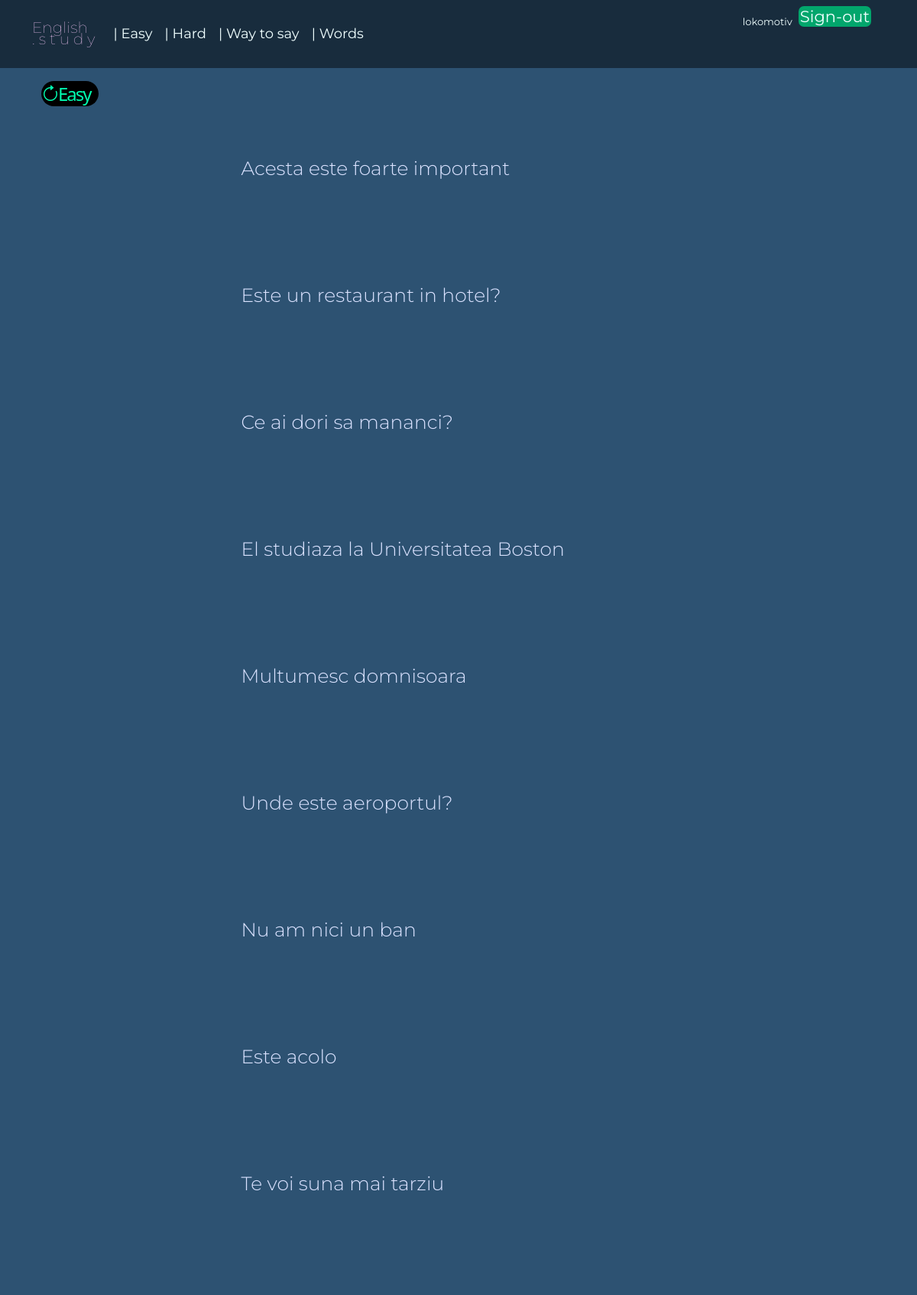
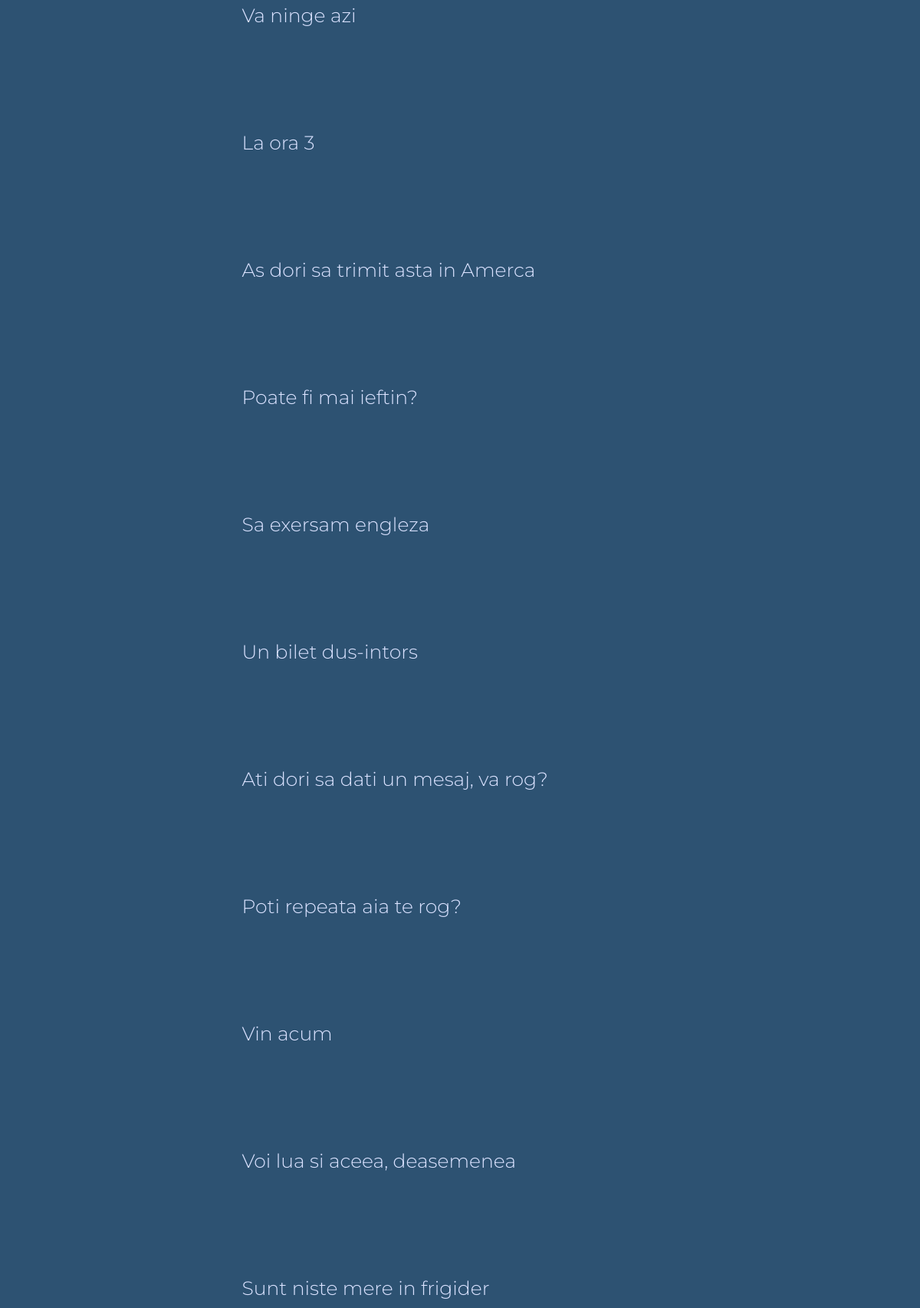
/article_easy/ (signed in, upper part), run on the app's committed database (2 pictures, top to bottom).
### agency/models.py (models this page shows)
class RomEngExp(models.Model):
    romex = models.CharField(max_length=100)
    engex = models.CharField(max_length=100)
    def __str__(self):
        s = ''.join(char for char in self.romex if char.isalnum())
        return s

### agency/views.py (the view)
# urls.py: path('article_easy/', ArticleEasyView.as_view(), name='article_easy'),
class ArticleEasyView(ListView):
    model = RomEngExp
    template_name = 'agency/article_easy.html'
    def get_context_data(self, **kwargs):
        context = super().get_context_data(**kwargs)
        context['exp_list_2'] = RomEngExp.objects.all().order_by("?")[:50]
        return context

### agency/templates/agency/article_easy.html (shortened to what this page needs)
{% extends 'base.html' %}
{% block content %}
    <div class="container-lg mt-3">
      <div class="row justify-content-lg-center">
      <div class="row sticky">
          <div class="btn-group" role="group" aria-label="Basic example">
                  <a href="{% url 'article_easy' %}" class="sticky"><i class="bi bi-arrow-clockwise" style="font-size: x-large">Easy</i></a>
          </div>
      </div>
            {% for exp in exp_list_2 %}
            <div class="col-lg-7 my-3 p-5">
                <h4 id="{{ exp.pk }}" style="color: #dae2ff">{{ exp.romex|capfirst }}</h4>
            </div>
            {% endfor %}
      </div>
      </div>
{% endblock %}

### templates/base.html (shortened to what this page needs)
{% load i18n %}
{% load socialaccount %}
<!DOCTYPE html>
<html lang="en">
<head>
    <link rel="stylesheet" href="https://cdn.jsdelivr.net/npm/bootstrap-icons@1.9.1/font/bootstrap-icons.css">
    <link rel="stylesheet" href="https://cdn.jsdelivr.net/npm/bootstrap@5.1.3/dist/css/bootstrap.min.css">
  <link rel="stylesheet" href="https://cdnjs.cloudflare.com/ajax/libs/jquery-datetimepicker/2.5.20/jquery.datetimepicker.min.css" />
</head>
<body>
    <nav class="navbar navbar-expand-lg" style="background-color: rgb(24,44,61)">
   <div class="container-lg">
       <h6><a class="navbar-nav sigla" href="{% url 'home' %}">English<br> . s t u d y</a></h6>
    <div class="offcanvas offcanvas-end" tabindex="-1" id="offcanvasNavbar" aria-labelledby="offcanvasNavbarLabel">
      <div class="offcanvas-body" style="background-color: rgb(24,44,61)">
          <ul class="navbar-nav p-3">
              <li class="nav-item">
            <a style="color: azure" class="nav-link" href="{% url 'article_easy' %}"> | Easy</a>
          </li>
              <li class="nav-item">
            <a style="color: azure" class="nav-link" href="{% url 'articles' %}"> | Hard</a>
          </li>
              <li class="nav-item">
            <a style="color: azure" class="nav-link" href="{% url 'waytosay' %}"> | Way to say</a>
          </li>
              <li class="nav-item">
            <a style="color: azure" class="nav-link" href="{% url 'verbs' %}"> | Words</a>
          </li>
          </ul>
        <ul class="navbar-nav justify-content-end flex-grow-1 pe-3">
            {% if user.is_authenticated %}
          <li>
            <a style="color: azure; font-size: small" class="nav-link active" aria-current="page" href="#">{{ user.username }}</a>
          </li>
                <form method="post" action="{% url 'account_logout' %}">
                <button type="submit" class="button-menu">Sign-out</button>
                </form>
            {% endif %}
        </ul>
      </div>
    </div>
  </div>
   </nav>
{% block content %}
{% endblock %}
</body>
</html>

### templates/base.html (style rules this page uses)
p, ul, li, label { font-family: Montserrat, sans-serif; color: azure; font-size: large; line-height: 25px; }
i { color: #01fcb0; border-radius: 50px; background: black; padding: 0 10px 0 0; font-style: normal; letter-spacing: -2px; }
h6 { font-family: Kanit, sans-serif; font-weight: lighter; font-size: x-large; color: #bbccdd; }
.sigla { font-stretch: condensed; color: #ffcdfe; font-family: Montserrat, sans-serif; position: relative; top: 3px; font-size: smaller; line-height: 15px; }
h4 { font-family: Montserrat, serif; color: #ddffdd; font-size: 25px; font-weight: 300; }
a { text-decoration: none; }
body { background-color: rgb(45, 82, 114); color: #04c0f8; }
button { border-style: none; background-color: rgb(2, 166, 108); color: azure; border-radius: 7px; padding: 1px 2px 1px 2px; margin: 10px 2px 10px 0; font-size: 21px; }
.button-menu { position: relative; bottom: 10px; }
.sticky { position: sticky; top: 25px; font-size: 20px; }

### data on the page
RomEngExp: romex "Acesta este foarte important"
RomEngExp: romex "Este un restaurant in hotel?"
RomEngExp: romex "Ce ai dori sa mananci?"
RomEngExp: romex "El studiaza la Universitatea Boston"
RomEngExp: romex "Multumesc domnisoara"
RomEngExp: romex "Unde este aeroportul?"
RomEngExp: romex "Nu am nici un ban"
RomEngExp: romex "Este acolo"
RomEngExp: romex "Te voi suna mai tarziu"
RomEngExp: romex "Va ninge azi"
RomEngExp: romex "La ora 3"
RomEngExp: romex "As dori sa trimit asta in Amerca"
RomEngExp: romex "Poate fi mai ieftin?"
RomEngExp: romex "Sa exersam engleza"
RomEngExp: romex "Un bilet dus-intors"
RomEngExp: romex "Ati dori sa dati un mesaj, va rog?"
RomEngExp: romex "Poti repeata aia te rog?"
RomEngExp: romex "Vin acum"
RomEngExp: romex "Voi lua si aceea, deasemenea"
RomEngExp: romex "Sunt niste mere in frigider"

### other printed values
{{ user.username }} "lokomotiv"
